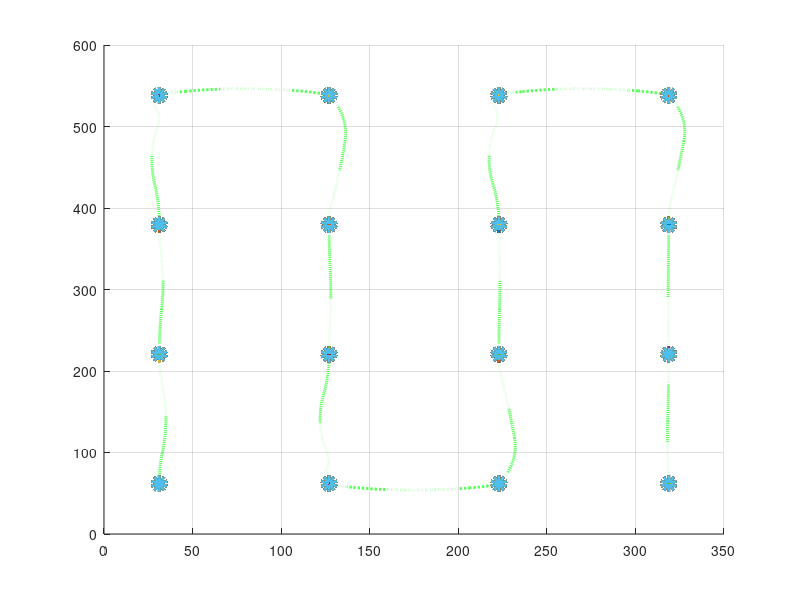
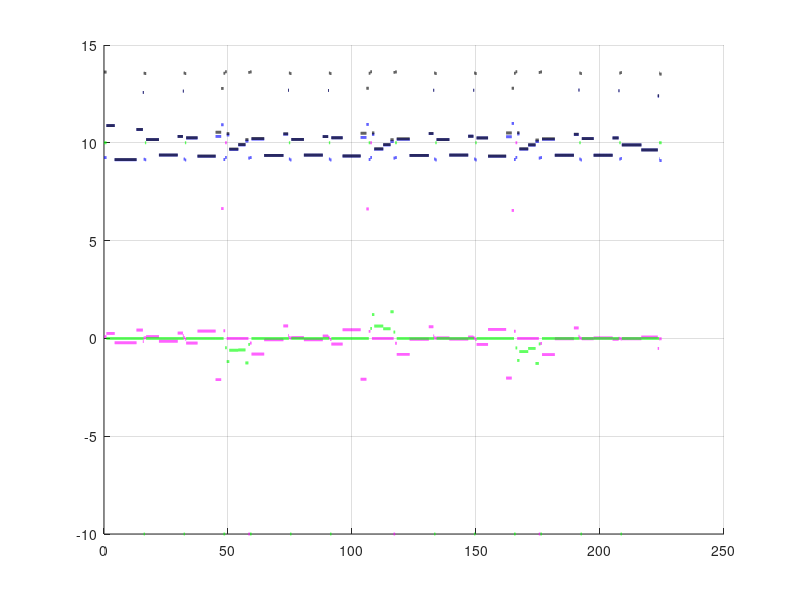
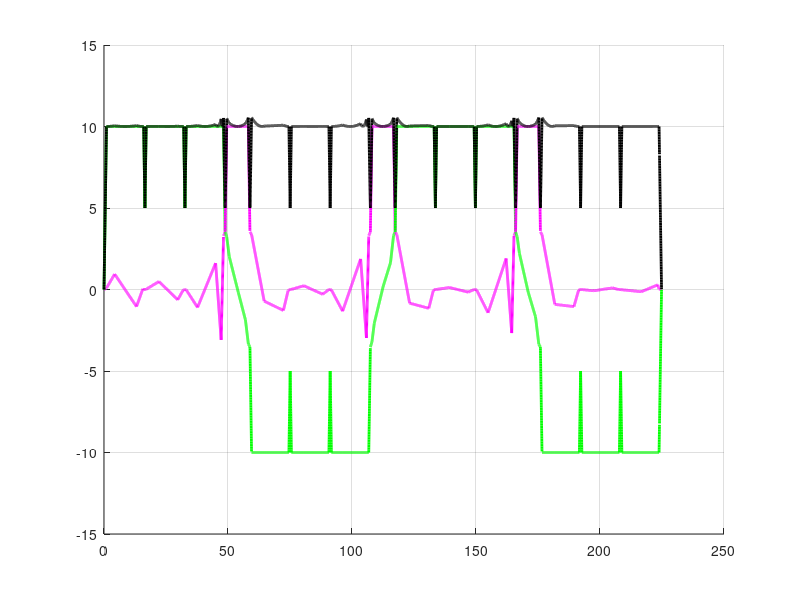

MATLAB code to generate these figures, in order:
clear all
clc
% load Optim_planner_data

% l=length(X);
ubar = 10.5;

time_waypo=[];
mu_waypo = [];
sigma_waypo = [];
res_waypo = [];


waypoints = [31.2082,   61.8123,  121.9200;
            31.2082,  220.6041,  121.9200;
            31.2082,  379.3959,  121.9200;
            31.2082,  538.1877,  121.9200;
            127.0694,  538.1877,  121.9200;
            127.0694,  379.3959,  121.9200;
            127.0694,  220.6041,  121.9200;
            127.0694,   61.8123,  121.9200;
            222.9306,   61.8123,  121.9200;
            222.9306,  220.6041,  121.9200;
            222.9306,  379.3959,  121.9200;
            222.9306,  538.1877,  121.9200;
            318.7918,  538.1877,  121.9200;
            318.7918,  379.3959,  121.9200;
            318.7918,  220.6041,  121.9200;
            318.7918,   61.8123,  121.9200];
    

trajectory = load('variableData.txt');
N=length(trajectory)/10;
pos = zeros(3,N);
vel = zeros(3,N);
acc = zeros(3,N);
t_trajectory = zeros(1,N);
% Acceleration
for i_trajectory=1:N
acc(1,i_trajectory) = trajectory(6*N + i_trajectory);
acc(2,i_trajectory) = trajectory(7*N + i_trajectory);
acc(3,i_trajectory) = trajectory(8*N + i_trajectory); %1 g acc. is removed before publishing to the px4 control topic
% Velocity
vel(1,i_trajectory) = trajectory(3*N + i_trajectory); %+ reference[6]*(t_elapsed.count()-t_trajectory[i_trajectory]);
vel(2,i_trajectory) = trajectory(4*N + i_trajectory); %+ reference[7]*(t_elapsed.count()-t_trajectory[i_trajectory]);
vel(3,i_trajectory) = trajectory(5*N + i_trajectory); %+ (reference[8]-9.8)*(t_elapsed.count()-t_trajectory[i_trajectory]);
% Position
pos(1,i_trajectory) = trajectory(0*N + i_trajectory); %+ trajectory[3*N + i_trajectory]*(t_elapsed.count()-t_trajectory[i_trajectory]) + 0.5*reference[6]*(t_elapsed.count()-t_trajectory[i_trajectory])*(t_elapsed.count()-t_trajectory[i_trajectory]);
pos(2,i_trajectory) = trajectory(1*N + i_trajectory); %+ trajectory[4*N + i_trajectory]*(t_elapsed.count()-t_trajectory[i_trajectory]) + 0.5*reference[7]*(t_elapsed.count()-t_trajectory[i_trajectory])*(t_elapsed.count()-t_trajectory[i_trajectory]);
pos(3,i_trajectory) = trajectory(2*N + i_trajectory); %+ trajectory[5*N + i_trajectory]*(t_elapsed.count()-t_trajectory[i_trajectory]) + 0.5*(reference[8]-9.8)*(t_elapsed.count()-t_trajectory[i_trajectory])*(t_elapsed.count()-t_trajectory[i_trajectory]);
%Time
t_trajectory(1,i_trajectory) = trajectory(9*N + i_trajectory);
end
ubar = max(sqrt(acc(1,:).^2+acc(2,:).^2+acc(3,:).^2));
% ubar=sqrt(ubar^2-9.8^2);

g = [0;0;-9.8];
g = g/ubar;%(2*9.81); %non-dimensionalizing with respect to max thrust.
% g=g*0;
t_anal_total = 0;
t_num_total = 0;

% modified_min_snap;

%% solving
for i=1:1:N-1%l-1

% xf = [X(1,i+1); X(2,i+1); X(3,i+1)]/ubar;
% x01 = [X(1,i); X(2,i); X(3,i)]/ubar;    
% v0 = [X(4,i); X(5,i); X(6,i)]/ubar;
% vf = [X(4,i+1); X(5,i+1); X(6,i+1)]/ubar;


% xf = [pos(1,i+1); pos(2,i+1); pos(3,i+1)]/ubar;
% x01 = [pos(1,i); pos(2,i); pos(3,i)]/ubar;    
% v0 = [vel(1,i); vel(2,i); vel(3,i)]/ubar;
% vf = [vel(1,i+1); vel(2,i+1); vel(3,i+1)]/ubar;

% xf = [pos(1,i+2); pos(2,i+2); pos(3,i+2)]/ubar;
x01 = [pos(1,i); pos(2,i); pos(3,i)]/ubar;    
v0 = [vel(1,i); vel(2,i); vel(3,i)]/ubar;
% vf = [vel(1,i+2); vel(2,i+2); vel(3,i+2)]/ubar;

u_n1 = [acc(1,i); acc(2,i); acc(3,i)];
u_n2 = [acc(1,i+1); acc(2,i+1); acc(3,i+1)];
% x01 = [3,3,0]';
% xf = [2,2,0]';
% x01 = [1;1];
% x01 = [-1;1];
% xf = [0;0];
% mag = 2;
% % mag = 0.7;
% alpha = -0.57;

% A = [0.5 0.65 0.85 -0.8 -0.57 -0.35 0.25];
% A = [0.5 0.75 0.91 -0.8 -0.5 -0.24 0.25];
% for i=1:2:length(A)
% i=8;
%     alpha = A(i);
% v0 = [mag*cos(alpha*pi),mag*sin(alpha*pi), 0]';
%     v0 = [mag*cos(alpha*pi),mag*sin(alpha*pi)]';

%     vf = v0;%[-1;0];
%     vf = [-1;0];
%     Akulenko_3D
%     time_optim_gravity
    fig1=figure(1)
    
    x_n1 = x01*ubar + v0*ubar*[0:0.01:t_trajectory(i)] + (u_n1+g*ubar)*[0:0.01:t_trajectory(i)].^2/2;
%     x_n2 = [pos(1,i+1); pos(2,i+1); pos(3,i+1)] + [vel(1,i+1); vel(2,i+1); vel(3,i+1)]*[0:0.01:t_trajectory(i+1)] + (u_n2+g*ubar)*[0:0.01:t_trajectory(i+1)].^2/2;
    
    
    v_n1 = v0*ubar + (u_n1+g*ubar)*[0:0.01:t_trajectory(i)];
%     v_n2 = [vel(1,i+1); vel(2,i+1); vel(3,i+1)] + (u_n2+g*ubar)*[0:0.01:t_trajectory(i+1)];
    
    hold on
    plot3(x_n1(1,:),x_n1(2,:),x_n1(3,:),'--g','linewidth',2);
    scatter3(waypoints(:,1),waypoints(:,2),waypoints(:,3),'ob','linewidth',6)
%     g1 = plot3(x_n2(1,:),x_n2(2,:),x_n2(3,:),'--g','linewidth',2);
    hold off
    grid on
    
    fig2=figure(2)
    hold on
%     if i==1
    plot(t_num_total+[0:0.01:t_trajectory(i)],[0:0.01:t_trajectory(i)]*0+u_n1(1),'m','linewidth',2);
    plot(t_num_total+[0:0.01:t_trajectory(i)],[0:0.01:t_trajectory(i)]*0+u_n1(2),'g','linewidth',2);
    plot(t_num_total+[0:0.01:t_trajectory(i)],[0:0.01:t_trajectory(i)]*0+u_n1(3),'b','linewidth',2);
    plot(t_num_total+[0:0.01:t_trajectory(i)],[0:0.01:t_trajectory(i)]*0+norm(u_n1),'k','linewidth',2);
    
%     else
%         plot([t_trajectory(i-1):0.01:t_trajectory(i)],[t_trajectory(i-1):0.01:t_trajectory(i)]*0+u_n1,'--');
%     end
%     p1 = plot(t_num_total+[t_trajectory(i):0.01:t_trajectory(i)+t_trajectory(i+1)],[t_trajectory(i):0.01:t_trajectory(i)+t_trajectory(i+1)]*0+u_n2(1),'--m','linewidth',2);
%     p2 = plot(t_num_total+[t_trajectory(i):0.01:t_trajectory(i)+t_trajectory(i+1)],[t_trajectory(i):0.01:t_trajectory(i)+t_trajectory(i+1)]*0+u_n2(2),'--g','linewidth',2);
%     p3 = plot(t_num_total+[t_trajectory(i):0.01:t_trajectory(i)+t_trajectory(i+1)],[t_trajectory(i):0.01:t_trajectory(i)+t_trajectory(i+1)]*0+u_n2(3),'--b','linewidth',2);
%     p4 = plot(t_num_total+[t_trajectory(i):0.01:t_trajectory(i)+t_trajectory(i+1)],[t_trajectory(i):0.01:t_trajectory(i)+t_trajectory(i+1)]*0+norm(u_n2),'--k','linewidth',2);
    
    hold off
    grid on
    
    fig3=figure(3)
    hold on
%     if i==1
    plot(t_num_total+[0:0.01:t_trajectory(i)],v_n1(1,:),'m','linewidth',2);
    plot(t_num_total+[0:0.01:t_trajectory(i)],v_n1(2,:),'g','linewidth',2);
    plot(t_num_total+[0:0.01:t_trajectory(i)],(v_n1(1,:).^2+(v_n1(2,:).^2)).^0.5,'k','linewidth',2);
%     plot(t_num_total+[0:0.01:t_trajectory(i)],v_n1(3,:),'b','linewidth',2);
%     plot(t_num_total+[0:0.01:t_trajectory(i)],[0:0.01:t_trajectory(i)]*0+norm(u_n1),'k','linewidth',2);
    
%     else
%         plot([t_trajectory(i-1):0.01:t_trajectory(i)],[t_trajectory(i-1):0.01:t_trajectory(i)]*0+u_n1,'--');
%     end
%     p9 = plot(t_num_total+[t_trajectory(i):0.01:t_trajectory(i)+t_trajectory(i+1)],v_n2(1,:),'--m','linewidth',2);
%     p10 = plot(t_num_total+[t_trajectory(i):0.01:t_trajectory(i)+t_trajectory(i+1)],v_n2(2,:),'--g','linewidth',2);
%     p11 = plot(t_num_total+[t_trajectory(i):0.01:t_trajectory(i)+t_trajectory(i+1)],v_n2(3,:),'--b','linewidth',2);
%     p12 = plot(t_num_total+[t_trajectory(i):0.01:t_trajectory(i)+t_trajectory(i+1)],[t_trajectory(i):0.01:t_trajectory(i)+t_trajectory(i+1)]*0+norm(u_n2),'--k','linewidth',2);
    hold off
    grid on
    
    t_num_total = t_num_total + t_trajectory(i);% + t_trajectory(i+1);
%     t_anal_total = t_anal_total + tf;
    

% end
end
